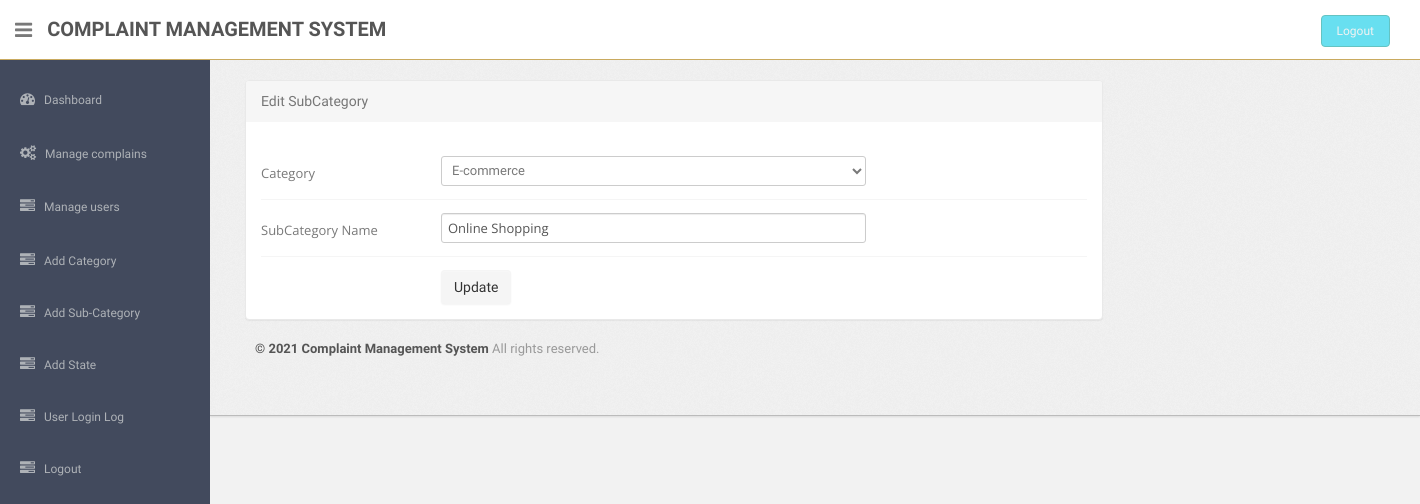
The page /admin/edit-subcategory.php?id=1 (signed in) on the database as committed earlier.
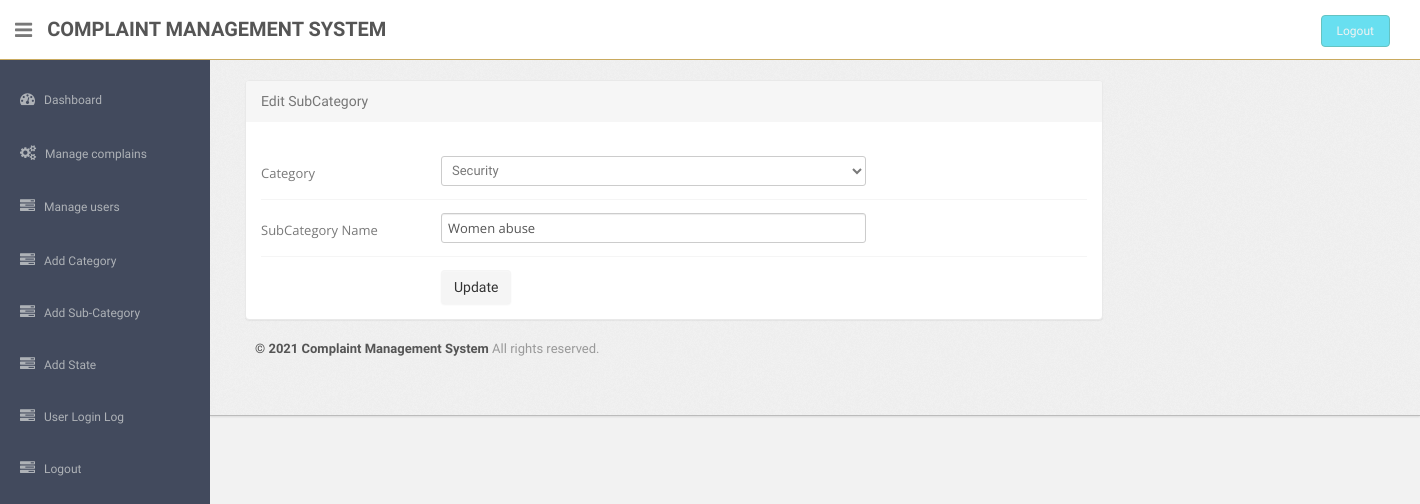
The same page on the database as committed later.
### tables this page shows
CREATE TABLE `subcategory` (
  `id` int(11) NOT NULL,
  `categoryid` int(11) DEFAULT NULL,
  `subcategory` varchar(255) DEFAULT NULL,
  `creationDate` timestamp NULL DEFAULT current_timestamp(),
  `updationDate` timestamp NULL DEFAULT NULL ON UPDATE current_timestamp()
);

CREATE TABLE `category` (
  `id` int(11) NOT NULL,
  `categoryName` varchar(255) DEFAULT NULL,
  `categoryDescription` longtext DEFAULT NULL,
  `creationDate` timestamp NULL DEFAULT current_timestamp(),
  `updationDate` timestamp NULL DEFAULT NULL ON UPDATE current_timestamp()
);

### admin/edit-subcategory.php (the view, shortened to what this page needs)
<?php
include('include/config.php');
if(strlen($_SESSION['alogin'])==0)
	{
header('location:index.php');
}
else{
?>
<!DOCTYPE html>
<html lang="en">
<head>
	<link type="text/css" href="bootstrap/css/bootstrap.min.css" rel="stylesheet">
	<link type="text/css" href="bootstrap/css/bootstrap-responsive.min.css" rel="stylesheet">
	<link type="text/css" href="css/theme.css" rel="stylesheet">
	<link type="text/css" href="images/icons/css/font-awesome.css" rel="stylesheet">
    <link href="assets/css/bootstrap.css" rel="stylesheet">
    <link href="assets/font-awesome/css/font-awesome.css" rel="stylesheet" />
    <link rel="stylesheet" type="text/css" href="assets/css/zabuto_calendar.css">
    <link rel="stylesheet" type="text/css" href="assets/js/gritter/css/jquery.gritter.css" />
    <link rel="stylesheet" type="text/css" href="assets/lineicons/style.css">
    <link href="assets/css/style.css" rel="stylesheet">
    <link href="assets/css/style-responsive.css" rel="stylesheet">
</head>
<body>
<section id="container" >
<?php include('include/header.php');?>
<?php include('include/admin_sidebar.php');?>
	<section id="main-content">
          <section class="wrapper">
			<div class="row">
			<div class="col-lg-9 main-chart">
				<div class="col-md-2 col-sm-2 box0">
                  </div>
					<div class="content" style="margin-left: 20px;">
						<div class="module">
							<div class="module-head">
								<h3>Edit SubCategory</h3>
							</div>
							<div class="module-body">
									<br />
			<form class="form-horizontal row-fluid" name="Category" method="post" >
<?php
$id=intval($_GET['id']);
$query=mysqli_query($con,"select category.id,category.categoryName,subcategory.subcategory from subcategory join category on category.id=subcategory.categoryid where subcategory.id='$id'");
while($row=mysqli_fetch_array($query))
{
?>
<div class="control-group">
<label class="control-label" for="basicinput">Category</label>
<div class="controls">
<select name="category" class="span8 tip" required>
<option value="<?php echo htmlentities($row['id']);?>"><?php echo htmlentities($catname=$row['categoryName']);?></option>
</select>
</div>
</div>
<div class="control-group">
<label class="control-label" for="basicinput">SubCategory Name</label>
<div class="controls">
<input type="text" placeholder="Enter category Name"  name="subcategory" value="<?php echo  htmlentities($row['subcategory']);?>" class="span8 tip" required>
</div>
</div>
									<?php } ?>
	<div class="control-group">
											<div class="controls">
												<button type="submit" name="submit" class="btn">Update</button>
											</div>
										</div>
									</form>
							</div>
						</div>
					</div>
				</div>
			</div>
			<?php include('include/footer.php');?>
</body>
<?php } ?>

Rows that differ between the two databases and show on the page:
removed subcategory: category "E-commerce", subcategory "Online Shopping"
added subcategory: category "Security", subcategory "Women abuse"
